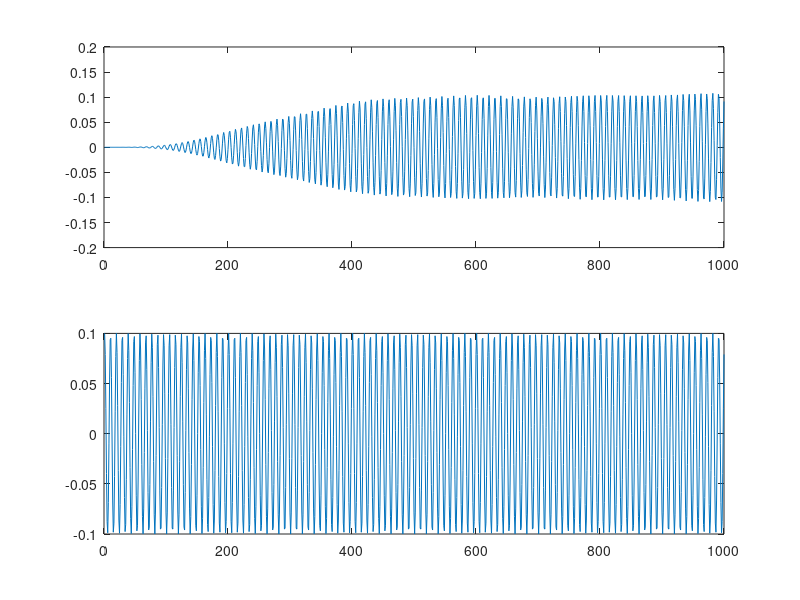

This figure's MATLAB source:
Fs = 1;
nyquist_freq = Fs/2;
low_freq = 0.104/nyquist_freq;
high_freq = 0.106/nyquist_freq;

orde = 4;
[b, a] = butter(orde, [low_freq, high_freq], 'bandpass');

n = 0:999;
x = cos(2*pi*n/10) + 0.1*cos(2*pi*1.05*n/10)+0.001*cos(2*pi*1.11*n/10); 
x2 = 0.1*cos(2*pi*1.05*n/10);

filtered_signal = filter(b, a, x);

figure;
subplot(2, 1, 1);
plot(filtered_signal);
subplot(2, 1, 2);
plot(x2);

